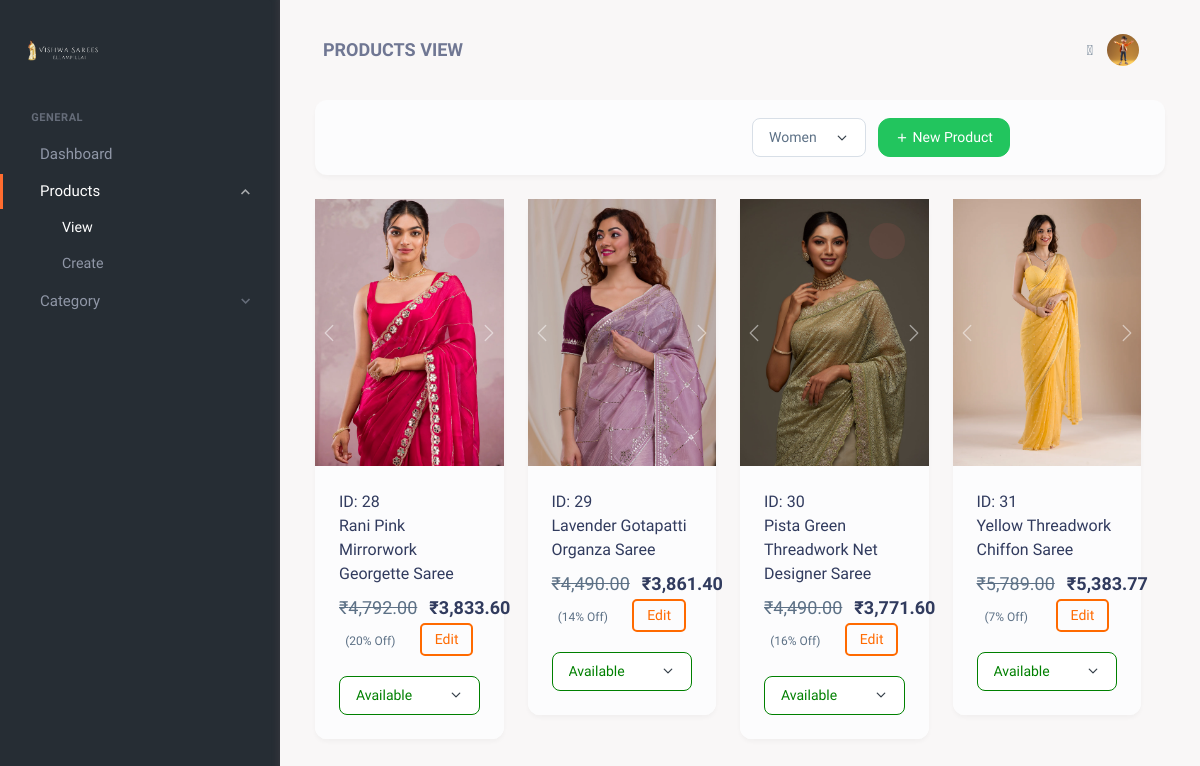
/admin/view_product.php?filter=Women (signed in), run on the app's committed database.
### tables this page shows
CREATE TABLE `product` (
  `Product_id` int(11) NOT NULL,
  `Name` text NOT NULL,
  `Description` text NOT NULL,
  `Price` int(11) NOT NULL,
  `w_data` text NOT NULL,
  `discount_p` int(11) NOT NULL,
  `Img_filename1` text NOT NULL,
  `Img_filename2` text NOT NULL,
  `Img_filename3` text NOT NULL,
  `Img_filename4` text NOT NULL,
  `Img_filename5` text NOT NULL,
  `Img_filename6` text NOT NULL,
  `Category` varchar(30) NOT NULL,
  `Availability` varchar(30) NOT NULL
);

### admin/view_product.php (the view, shortened to what this page needs)
<?php
include('connection.php');
$product_query = "SELECT Product_id, Name, Availability, Price, discount_p, Img_filename1, Img_filename2, Img_filename3, Category FROM product";
$product_result = mysqli_query($conn, $product_query);
$filter = "";
if (isset($_GET['filter'])) {
    $filter = $_GET['filter'];
    $product_query = "SELECT Product_id, Name, Availability, Price, discount_p, Img_filename1, Img_filename2	, Img_filename3, Category FROM product WHERE Category = '$filter'";
    $product_result = mysqli_query($conn, $product_query);
}
?>
<!DOCTYPE html>
<html lang="en">
<head>
  <link href="https://cdn.jsdelivr.net/npm/bootstrap@5.3.0/dist/css/bootstrap.min.css" rel="stylesheet">
    <link href="https://cdnjs.cloudflare.com/ajax/libs/font-awesome/6.0.0/css/all.min.css" rel="stylesheet">
     <link href="assets/css/vendor.min.css" rel="stylesheet" type="text/css" />
     <link href="assets/css/icons.min.css" rel="stylesheet" type="text/css" />
     <link href="assets/css/app.min.css" rel="stylesheet" type="text/css" />
         <link href="./cssadmin/all.css" rel="stylesheet" type="text/css" />
</head>
<body>
     <div class="wrapper">
        <header class="topbar">
            <div class="container-fluid">
                <div class="navbar-header">
                    <div class="d-flex align-items-center">
                        <div class="topbar-item">
                            <h4 class="fw-bold topbar-button pe-none text-uppercase mb-0">Products View</h4>
                        </div>
                    </div>
                    <div class="d-flex align-items-center gap-1">
                        <div class="topbar-item">
                            <button type="button" class="topbar-button" id="light-dark-mode">
                            </button>
                        </div>
                        <div id="notification" class="notification">
                            <i class="fas fa-check-circle"></i> <span id="notificationText"></span>
                        </div>
                        <div class="dropdown topbar-item">
                            <a type="button" class="topbar-button" id="page-header-user-dropdown" data-bs-toggle="dropdown"
                                aria-haspopup="true" aria-expanded="false">
                                <span class="d-flex align-items-center">
                                    <img class="rounded-circle" width="32" src="../images/icons/3.jpg" alt="avatar-3">
                                </span>
                            </a>
                        </div>
                    </div>
                </div>
            </div>
        </header>
        <div class="main-nav">
            <div class="logo-box">
                <a href="./dashboard.php" class="logo-light">
                    <img src="../images/icons/logo11.png" class="logo-lg" alt="logo light">
                </a>
            </div>
            <button type="button" class="button-sm-hover" aria-label="Show Full Sidebar">
                <iconify-icon icon="solar:double-alt-arrow-right-bold-duotone" class="button-sm-hover-icon"></iconify-icon>
            </button>
            <div class="scrollbar" data-simplebar>
                <ul class="navbar-nav" id="navbar-nav">
                    <li class="menu-title">General</li>
                    <li class="nav-item">
                        <a class="nav-link" href="./dashboard.php">
                            <span class="nav-text"> Dashboard </span>
                        </a>
                    </li>
                    <li class="nav-item">
                        <a class="nav-link menu-arrow" href="#sidebarProducts" data-bs-toggle="collapse" role="button"
                            aria-expanded="false" aria-controls="sidebarProducts">
                            <span class="nav-text"> Products </span>
                        </a>
                        <div class="collapse" id="sidebarProducts">
                            <ul class="nav sub-navbar-nav">
                                <li class="sub-nav-item">
                                    <a class="sub-nav-link" href="./view_product.php">View</a>
                                </li>
                                <li class="sub-nav-item">
                                    <a class="sub-nav-link" href="create_product.php">Create</a>
                                </li>
                            </ul>
                        </div>
                    </li>
                    <li class="nav-item">
                        <a class="nav-link menu-arrow" href="#sidebarCategory" data-bs-toggle="collapse" role="button"
                            aria-expanded="false" aria-controls="sidebarCategory">
                            <span class="nav-text"> Category </span>
                        </a>
                </ul>
            </div>
        </div>
          <div class="page-content">
               <div class="container-xxl">
                    <div class="row">
                         <div class="col-lg-12">
                              <div class="card bg-light-subtle">
                                   <div class="card-header border-0">
                                        <div class="row justify-content-between align-items-center">
                                             <div class="col-lg-6">
                                                  <div class="text-md-end mt-3 mt-md-0 w-100  d-end  d-flex">
                                                               <div class="filter-dropdown "><div class=". "></div>
                                                                         <form action="" method="GET">
                                                                           <select class="form-select" name="filter" onchange="this.form.submit()">
                                                                                 <option value=""><?php echo $filter ? $filter : 'Select Category'; ?></option>
                                                                    </select>
                                                                         </form>
                                                                           </div>
                                                       <a href="./create_product.php" class="btn btn-success me-1 mx-2"><i class="bx bx-plus"></i> New Product</a>
                                                  </div>
                                             </div>
                                        </div>
                                   </div>
                              </div>
                              <div class="row">
                              <?php if (mysqli_num_rows($product_result) > 0): ?>
        <div class="row">
            <?php while ($product = mysqli_fetch_assoc($product_result)): ?>
                    <?php
                    $discountPercentage = $product['discount_p'];
                    $originalPrice = $product['Price'];
                    $discountedPrice = $originalPrice * (1 - $discountPercentage / 100);
                    ?>
                     <div class="col-sm-6 col-md-3 col-lg-3 col-xxl-2 ">
                        <div class="card">
                            <div id="carouselExampleControls_<?php echo $product['Product_id']; ?>" class="carousel slide" data-ride="carousel">
                                <div class="carousel-inner">
                                    <div class="carousel-item active" data-bs-interval="2000">
                                        <img class="d-block w-100" src="../images/product/<?php echo $product['Img_filename1']; ?>" alt="<?php echo htmlspecialchars($product['Name']); ?>">
                                    </div>
                                </div>
                                <button class="carousel-control-prev" type="button" data-bs-target="#carouselExampleControls_<?php echo $product['Product_id']; ?>" data-bs-slide="prev">
                                    <span class="carousel-control-prev-icon" aria-hidden="true"></span>
                                </button>
                                <button class="carousel-control-next" type="button" data-bs-target="#carouselExampleControls_<?php echo $product['Product_id']; ?>" data-bs-slide="next">
                                    <span class="carousel-control-next-icon" aria-hidden="true"></span>
                                </button>
                            </div>
                            <div class="card-body bg-light-subtle rounded-bottom">
                                <a class="text-dark fw-medium fs-16">ID: <?php echo htmlspecialchars($product['Product_id']); ?></a><br>
                                <a class="text-dark fw-medium fs-16" style="text-transform: capitalize;"><?php echo htmlspecialchars($product['Name']); ?></a>
                                <h4 class="fw-semibold text-dark mt-2 d-flex align-items-center gap-2">
                                    <span class="text-muted text-decoration-line-through">₹<?php echo number_format($originalPrice, 2); ?></span>
                                    ₹<?php echo number_format($discountedPrice, 2); ?>
                                </h4>
                                <div class="d-flex gap-2 w-100 justify-content-around align-items-center">
                                        <div class="dropdown">
                                        <a class="text-dark fw-medium fs-16"><small class="text-muted"> (<?php echo $discountPercentage; ?>% Off)</small></a>
                                        </div>
                                        <div class="dropdown">
                                                <a class="sub-nav-link" class="btn btn-soft-primary border border-primary-subtle"
                                                style="border: 2px solid rgb(255, 106, 0); padding:0.4rem 0.8rem; border-radius:5px; color:  rgb(255, 106, 0);"  href="edit_product.php?id=<?php echo $product['Product_id']; ?>">Edit</a>
                                        </div>
                                    </div>
                                <div class="mt-3">
                                    <div class="d-flex gap-2">
                                        <select class="form-select form-status status-dropdown"
                                                data-product-id="<?php echo $product['Product_id']; ?>">
                                            <option value="Available" <?php if ($product['Availability'] == 'Available')
                                                echo 'selected'; ?>>Available</option>
                                        </select>
                                    </div>
                                </div>
                            </div>
                            <span class="position-absolute top-0 end-0 p-3">
                                 <button type="button" class="delete-btn btn btn-soft-danger avatar-sm d-inline-flex align-items-center justify-content-center fs-20 rounded-circle"
                data-product-id="<?php echo $product['Product_id']; ?>"
                data-product-name="<?php echo htmlspecialchars($product['Name']); ?>"
                data-product-image="<?php echo htmlspecialchars($product['Img_filename1']); ?>">
        </button>
                            </span>
                        </div>
                    </div>
            <?php endwhile; ?>
        </div>
<?php else: ?>
        <div class="no-product-row">
            <p>No products available</p>
        </div>
<?php endif; ?>
                              </div>
                         </div>
                    </div>
               </div>
          </div>
     </div>
</body>
</html>

### admin/cssadmin/all.css (style rules this page uses)
* { font-family: "K2D", sans-serif !important; font-weight: 300; font-style: normal; }

### admin/view_product.php (style rules this page uses)
.available { border-color: green !important; color: green !important; }

### data on the page
product: Img_filename1+Name (picture), Product_id "28", Name "Rani Pink Mirrorwork Georgette Saree", Price "4,792.00", discountedPrice "3,833.60", discount_p "20", Availability+Product_id "Available"
product: Img_filename1+Name (picture), Product_id "29", Name "Lavender Gotapatti Organza Saree", Price "4,490.00", discountedPrice "3,861.40", discount_p "14", Availability+Product_id "Available"
product: Img_filename1+Name (picture), Product_id "30", Name "Pista Green Threadwork Net Designer Saree", Price "4,490.00", discountedPrice "3,771.60", discount_p "16", Availability+Product_id "Available"
product: Img_filename1+Name (picture), Product_id "31", Name "Yellow Threadwork Chiffon Saree", Price "5,789.00", discountedPrice "5,383.77", discount_p "7", Availability+Product_id "Available"

### other printed values
form field filter "Women"
